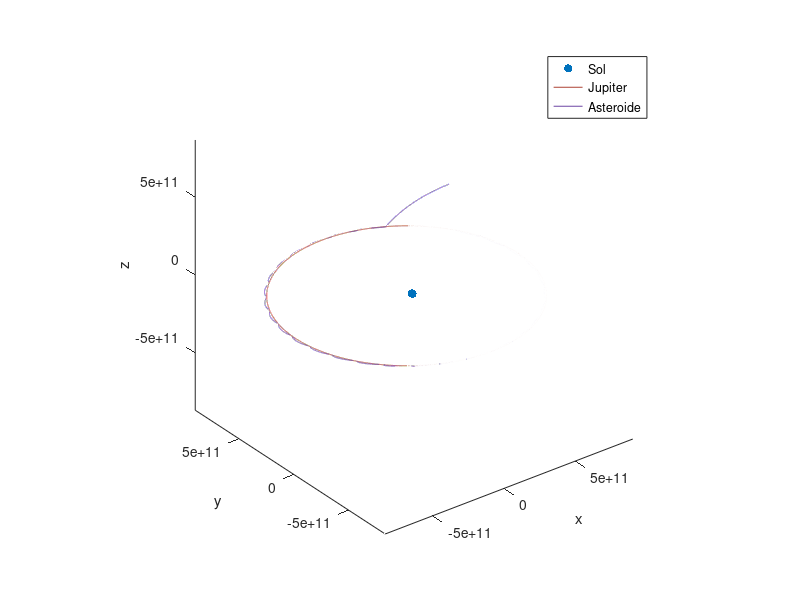

Recreate this plot in MATLAB.
%% Entregable 4. Problema de 3 cuerpos.
function ThreeBodyProblem()
    %% Inicialización
    clear
    clc
    %Constantes
    G = 6.67*10^-11;
    %Unidad astronomica
    UA = 1.496*10^11;
    
    %Masas
    M_Sol = 1.989*10^30;
    M_Jup = 1.898*10^27;
    M_Ast = 6*10^12;
    
    %Caso a realizar
    caso = "Atrapamiento";
    
    switch caso
        %Se declaran las condiciones iniciales dependiendo del caso. 
        case 'Orbita'
            ro1 = [0,0,0]; % Sol
            ro2 = [740.68*10^9,0,0]; % Jup
            ro3 = [740.68*10^9,-2.2*10^9,0]; % Ast
            
            vo1 = [0,0,0]; % Sol 
            vo2 = [0,13.72*10^3,0]; % Jup
            vo3 = [-10000,13.72*10^3,0]; % Ast
            
            %Tiempo y iteraciones
            h = 19900; %Paso de tiempo
            t = 20500; %Iteraciones
            
        case 'Atrapamiento'

            ro1 = [0,0,0]; % Sol
            ro2 = [740.68*10^9,0,0]; % Jup
            ro3 = [6.0325*UA, 5.63*UA, 0]; % Ast
            
            vo1 = [0,0,0]; % Sol
            vo2 = [0,13.72*10^3,0]; % Jup
            vo3 = [-7000,0,0]; % Ast
            
            %Tiempo y iteraciones
            h = 16000; %Paso de tiempo
            t = 25500; %Iteraciones
            
        case 'Orbita en z'
            ro1 = [0,0,0]; % Sol
            ro2 = [740.68*10^9,0,0]; % Jup
            ro3 = [740.68*10^9,-2.2*10^9,0]; % Ast
            
            vo1 = [0,0,0]; % Sol
            vo2 = [0,13.72*10^3,0]; % Jup
            vo3 = [500,13.82*10^3,-500]; % Ast
            
            %Tiempo y iteraciones
            h = 2500;
            t = 150000;
    end

    %Animación
    key = 0;
    
    %Centros de masas
    MT = M_Sol + M_Jup + M_Ast;
    RCM = (ro1*M_Sol + ro2*M_Jup + ro3*M_Ast)/MT;
    
    %% Vectores a utilizar
    
    %Regresan los vectores distancia escalar, vectorial dependiendo de 
    % los objetos y la posición respescto al origen
    
    %Vectores posición del Sol
    [r_Sol, DSol_Jup, DSol_Ast, rJup_Sol, rAst_Sol] = Distancias(ro1,ro2,ro3,t);
    
    %Vectores posición de Jupiter
    [r_Jup, ~, DJup_Ast, rSol_Jup, rAst_Jup] = Distancias(ro2,ro1,ro3,t);
    
    %Vectores posición del asteroide
    [r_Ast, ~, ~, rSol_Ast, rJup_Ast] = Distancias(ro3,ro1,ro2,t);
    
    
    %Regresan vectores de velocidad de cada objeto.
    
    %Vector velocidad del sol
    [v_Sol, v_half_Sol] = velocidades(vo1,t);
    
    %Vector velocidad de jupiter
    [v_Jup, v_half_Jup] = velocidades(vo2,t);
    
    %Vector velocidad del asteroide
    [v_Ast, v_half_Ast] = velocidades(vo3,t);
    
    %Se declaran las fuerzas y su primer valor en t=0.
    %Fuerzas y su calculo inicial
    F_Sol = zeros(t,3);
    F_Jup = zeros(t,3);
    F_Ast = zeros(t,3);
    
    [F_Sol] = fuerzas(F_Sol, G, M_Sol, M_Jup, M_Ast, DSol_Jup(1,:), DSol_Ast(1,:), rJup_Sol, rAst_Sol, 1);
    [F_Jup] = fuerzas(F_Jup, G, M_Jup, M_Sol, M_Ast, DSol_Jup(1,:), DJup_Ast(1,:), rSol_Jup, rAst_Jup, 1);
    [F_Ast] = fuerzas(F_Ast, G, M_Ast, M_Sol, M_Jup, DSol_Ast(1,:), DJup_Ast(1,:), rSol_Ast, rJup_Ast, 1);
    
    
    %% Velocity Verlet
    
    %Inicializan contadores para la animación y frenado si llega a ser el
    %caso de atrapamiento.
    
    %Animación
    j = 1;
    if key ==1
        %Despliega una figura para la animación si se solicita con key.
        figure(2)
    end
    
    %Frenado
    cont = 1;
    
    %Inicio del bucle para calculos de verlet.
    for i=2:t
        %Velocidades medias
        v_half_Sol(i-1,:) = v_Sol(i-1,:) + 0.5* h *F_Sol(i-1,:)/M_Sol;
        v_half_Jup(i-1,:) = v_Jup(i-1,:) + 0.5* h *F_Jup(i-1,:)/M_Jup;
        v_half_Ast(i-1,:) = v_Ast(i-1,:) + 0.5* h *F_Ast(i-1,:)/M_Ast;
        
        %Posiciones nuevas
        r_Sol(i,:) = r_Sol(i-1,:) + h * v_half_Sol(i-1,:);
        r_Jup(i,:) = r_Jup(i-1,:) + h * v_half_Jup(i-1,:);
        r_Ast(i,:) = r_Ast(i-1,:) + h * v_half_Ast(i-1,:);
        
        %Nueva posición del centro de masas
        RCM(i,:) = (r_Sol(i,:)*M_Sol + r_Jup(i,:)*M_Jup + r_Ast(i,:)*M_Ast)/MT;
        
        %Vectores unitarios y distancia escalar y vectorial para cada 
        %cuerpo respecto a los demas cuerpos.
        %Se llama a la función unitarios que regresa todos esos calculos.
        
        %Sol
        [rJup_Sol, rAst_Sol, DSol_Jup, DSol_Ast] = unitarios(r_Sol(i,:), r_Jup(i,:), r_Ast(i,:), DSol_Jup, DSol_Ast, i);
        %Jup
        [rSol_Jup, rAst_Jup, ~, DJup_Ast] = unitarios(r_Jup(i,:), r_Sol(i,:), r_Ast(i,:), DSol_Jup, DJup_Ast, i);
        
        %Ast
        %Como los vectores posición respecto a los cuerpos son iguales pero
        %de signo contrario, solo se multiplica por -1 los del asteroide.
        rSol_Ast = -rAst_Sol;
        rJup_Ast = -rAst_Jup;
        
        %Aquí se ejecuta el frenado del asteroide si se cumple que la
        %distancia entre jupiter y el asteroide son menores a una distancia
        %este se ejecutara.
        if ((caso == "Atrapamiento") && (DJup_Ast(i) < 1*10^9) && (cont == 1))
            %El contador se hace cero ya que solo frena una sola vez.
            cont = 0;
            %Se calcula el signo del vector velocidad 
            signo = v_Ast(i-1,[1,2])./abs(v_Ast(i-1,[1,2]));
            
            %Se realiza el frenado, el signo es para obtener una suma en la
            %dirección opuesta y solo es un quinto de su velocidad la que
            %se resta.
            v_Ast(i,[1,2]) = v_Ast(i-1,[1,2]) + signo.*v_Ast(i-1,[1,2])/5;

            %Se calcula la fuerza del asteroide
            F_Ast = fuerzas(F_Ast, G, M_Ast, M_Sol, M_Jup, DSol_Ast(i), DJup_Ast(i), rSol_Ast, rJup_Ast, i);
            
        else
            %Si no se cumplen las condiciones, ya sea el caso o la
            %distancia, entonces se calcula la Fuerza y velocidad del
            %asteroide de una manera normal, sin el frenado.
            F_Ast = fuerzas(F_Ast, G, M_Ast, M_Sol, M_Jup, DSol_Ast(i), DJup_Ast(i), rSol_Ast, rJup_Ast, i);
            v_Ast(i,:) = v_half_Ast(i-1,:) + 0.5*h*F_Ast(i,:)/M_Ast;
        end
        
        %Fuerzas
        F_Sol = fuerzas(F_Sol, G, M_Sol, M_Jup, M_Ast, DSol_Jup(i), DSol_Ast(i), rJup_Sol, rAst_Sol, i);
        F_Jup = fuerzas(F_Jup, G, M_Jup, M_Sol, M_Ast, DSol_Jup(i), DJup_Ast(i), rSol_Jup, rAst_Jup, i);
        
        %Velocidades
        v_Sol(i,:) = v_half_Sol(i-1,:) + 0.5*h*F_Sol(i,:)/M_Sol;
        v_Jup(i,:) = v_half_Jup(i-1,:) + 0.5*h*F_Jup(i,:)/M_Jup;
        
        %Si se requiere observar la animación, aquí se ejecuta y grafica.
        if j == 300 && key == 1
            animacion(r_Sol, r_Jup, r_Ast);
            j = 0;
        end
        j = j + 1;
    end
    %% Graficas resultantes.
    figure(1)
    %Se grafica el sol
    scatter3(r_Sol(:,1), r_Sol(:,2), r_Sol(:,3), 'filled', 'r', 'DisplayName', 'Sol')
    hold on
    %Se grafican las trayectorias de jupiter y el asteroide.
    plot3(r_Jup(:,1), r_Jup(:,2), r_Jup(:,3), 'color', '#ad4234', 'DisplayName', 'Jupiter')
    plot3(r_Ast(:,1), r_Ast(:,2), r_Ast(:,3), 'color', '#6c45a3', 'DisplayName', 'Asteroide')
    
    xlabel('x')
    ylabel('y')
    zlabel('z')
    legend
    grid off
    axis equal
    
    %Se imprime la distancia más corta entre el asteroide y jupiter que
    %existio.
    fprintf('Minima, %d \n',min(DJup_Ast))
end


function [rp, s1_2, s1_3, runit_1, runit_2] = Distancias(ro1,ro2,ro3,t)
    %Esta función declara los vectores posición, distancia escalar, y los
    %unitarios del objeto que se solicite respecto a los otros 2.
    rp = zeros(t,3);
    s1_2 = zeros(t,1);
    s1_3 = zeros(t,1);
    
    rp(1,:) = ro1;
    
    %Cabe destacar que cuerpo 1, 2, 3, van cambiando dependendiendo del
    %tipo de entrada que se le da a la función
    %El 1 puede ser sol, o jupiter o el asteroide.
    
    %Vector distancia del cuerpo 2 al 1 y del cuerpo 3 al 1.
    r1 = ro1-ro2;
    r2 = ro1-ro3;
    
    %Distancia escalar del cuerpo 1 al 2 y al 3.
    s1_2(1) = norm(r1);
    s1_3(1) = norm(r2);
    
    %Unitarios del vector distancia.
    runit_1 = r1/s1_2(1);
    runit_2 = r2/s1_3(1);
end

function [v, v_half] = velocidades(vo,t)
    %Función que declara los vectores velocidad y mitad de velocidad con la
    %condición inicial.
    v = zeros(t,3);
    v_half = zeros(t,3);
    v(1,:) = vo;
end

function [F] = fuerzas(F, G, M1, M2, M3, s1, s2, runit1, runit2, i)
    %Hace los calculos de las fuerzas, entre el cuerpo 1 con el 2 y el 3
    %Cabe destacar que el cuerpo 1,2,3 pueden rotar, dependen de la entrada
    %que le des a la función
    %Cuerpo 1 puede ser sol, jup, asteroide.
    
    F12 = -((G*M1*M2)/(s1^2))*runit1;
    F13 = -((G*M1*M3)/(s2^2))*runit2;
    
    %Se realiza la suma de fuerzas y es lo que regresa la función.
    F(i,:) = F12 + F13;
end

function [runit_1, runit_2, s1_2, s1_3] = unitarios(r1, r2, r3, s1_2, s1_3, i)
    %Hace el calculo de los nuevos vectores posición y unitarios para cada
    %intervalo i.
    rp1 = r1-r2;
    rp2 = r1-r3;
    
    s1_2(i) = norm(rp1);
    s1_3(i) = norm(rp2);
    
    runit_1 = rp1/s1_2(i);
    runit_2 = rp2/s1_3(i);
    
end

function animacion(r_sol, r_jup, r_ast)
    %Función que realiza la animación de la evolución de las trayectorias,
    %para fines visuales de las
    
    scatter3(r_sol(:,1), r_sol(:,2), r_sol(:,3), 2, 'filled')
    hold on
    scatter3(r_jup(:,1), r_jup(:,2), r_jup(:,3), 1, 'filled', 'r')
    scatter3(r_ast(:,1), r_ast(:,2), r_ast(:,3), 1, 'filled', 'b')
    pause(0.01)
end
